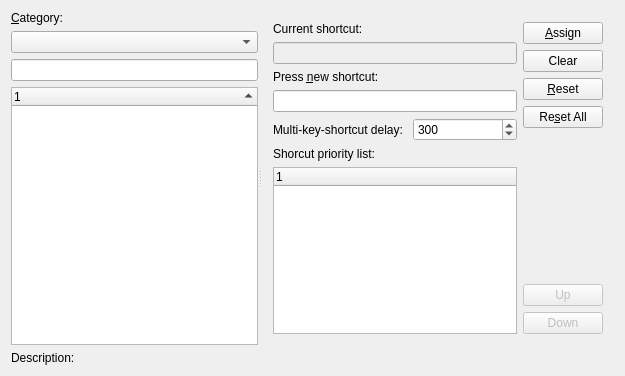
<?xml version="1.0" encoding="UTF-8"?>
<ui version="4.0">
 <class>Gui::Dialog::DlgCustomKeyboard</class>
 <widget class="QWidget" name="Gui::Dialog::DlgCustomKeyboard">
  <property name="geometry">
   <rect>
    <x>0</x>
    <y>0</y>
    <width>625</width>
    <height>376</height>
   </rect>
  </property>
  <property name="windowTitle">
   <string>Keyboard</string>
  </property>
  <layout class="QVBoxLayout" name="verticalLayout" stretch="1,0">
   <item>
    <widget class="QSplitter" name="splitter">
     <property name="orientation">
      <enum>Qt::Horizontal</enum>
     </property>
     <widget class="QWidget" name="layoutWidget">
      <layout class="QVBoxLayout">
       <property name="spacing">
        <number>6</number>
       </property>
       <property name="leftMargin">
        <number>0</number>
       </property>
       <property name="topMargin">
        <number>0</number>
       </property>
       <property name="rightMargin">
        <number>0</number>
       </property>
       <property name="bottomMargin">
        <number>0</number>
       </property>
       <item>
        <widget class="QLabel" name="TextLabelCategory">
         <property name="text">
          <string>&amp;Category:</string>
         </property>
         <property name="buddy">
          <cstring>categoryBox</cstring>
         </property>
        </widget>
       </item>
       <item>
        <widget class="QComboBox" name="categoryBox"/>
       </item>
       <item>
        <widget class="QLineEdit" name="editCommand"/>
       </item>
       <item>
        <widget class="QTreeWidget" name="commandTreeWidget">
         <property name="minimumSize">
          <size>
           <width>220</width>
           <height>0</height>
          </size>
         </property>
         <property name="rootIsDecorated">
          <bool>false</bool>
         </property>
         <property name="sortingEnabled">
          <bool>true</bool>
         </property>
         <column>
          <property name="text">
           <string notr="true">1</string>
          </property>
         </column>
        </widget>
       </item>
      </layout>
     </widget>
     <widget class="QWidget" name="horizontalLayoutWidget">
      <layout class="QHBoxLayout" name="horizontalLayout">
       <item>
        <layout class="QVBoxLayout">
         <property name="spacing">
          <number>6</number>
         </property>
         <property name="leftMargin">
          <number>0</number>
         </property>
         <property name="topMargin">
          <number>0</number>
         </property>
         <property name="rightMargin">
          <number>0</number>
         </property>
         <property name="bottomMargin">
          <number>0</number>
         </property>
         <item>
          <widget class="QLabel" name="textLabelShortcut">
           <property name="text">
            <string>Current shortcut:</string>
           </property>
          </widget>
         </item>
         <item>
          <widget class="Gui::AccelLineEdit" name="accelLineEditShortcut">
           <property name="enabled">
            <bool>false</bool>
           </property>
          </widget>
         </item>
         <item>
          <widget class="QLabel" name="textLabelNewShortcut">
           <property name="text">
            <string>Press &amp;new shortcut:</string>
           </property>
           <property name="buddy">
            <cstring>editShortcut</cstring>
           </property>
          </widget>
         </item>
         <item>
          <widget class="Gui::AccelLineEdit" name="editShortcut"/>
         </item>
         <item>
          <layout class="QHBoxLayout" name="horizontalLayout_3">
           <item>
            <widget class="QLabel" name="label">
             <property name="text">
              <string>Multi-key-shortcut delay: </string>
             </property>
            </widget>
           </item>
           <item>
            <widget class="Gui::PrefSpinBox" name="shortcutTimeout">
             <property name="minimumSize">
              <size>
               <width>50</width>
               <height>0</height>
              </size>
             </property>
             <property name="toolTip">
              <string>Time delay in miliseconds to disambiguate multi-key sequence shortcuts.
For example, pressing 'F' twice in less than the time delay setting here will
be treated as shorctcut key sequence 'F, F'.</string>
             </property>
             <property name="maximum">
              <number>10000</number>
             </property>
             <property name="singleStep">
              <number>100</number>
             </property>
             <property name="value">
              <number>300</number>
             </property>
             <property name="prefPath" stdset="0">
              <cstring>Shortcut/Settings</cstring>
             </property>
             <property name="prefEntry" stdset="0">
              <cstring>ShortcutTimeout</cstring>
             </property>
            </widget>
           </item>
          </layout>
         </item>
         <item>
          <widget class="QLabel" name="textLabelAssigned">
           <property name="toolTip">
            <string>This list shows commands having the same shortcut in the priority from hight
to low. If more than one command with the same shortcut are active at the
same time. The one with the highest prioirty will be triggered.</string>
           </property>
           <property name="text">
            <string>Shorcut priority list:</string>
           </property>
          </widget>
         </item>
         <item>
          <widget class="QTreeWidget" name="assignedTreeWidget">
           <property name="minimumSize">
            <size>
             <width>220</width>
             <height>0</height>
            </size>
           </property>
           <property name="alternatingRowColors">
            <bool>true</bool>
           </property>
           <property name="rootIsDecorated">
            <bool>false</bool>
           </property>
           <column>
            <property name="text">
             <string notr="true">1</string>
            </property>
           </column>
          </widget>
         </item>
        </layout>
       </item>
       <item>
        <layout class="QVBoxLayout">
         <property name="spacing">
          <number>6</number>
         </property>
         <property name="leftMargin">
          <number>0</number>
         </property>
         <property name="topMargin">
          <number>0</number>
         </property>
         <property name="rightMargin">
          <number>0</number>
         </property>
         <property name="bottomMargin">
          <number>0</number>
         </property>
         <item>
          <widget class="QPushButton" name="buttonAssign">
           <property name="text">
            <string>&amp;Assign</string>
           </property>
           <property name="shortcut">
            <string>Alt+A</string>
           </property>
          </widget>
         </item>
         <item>
          <widget class="QPushButton" name="buttonClear">
           <property name="text">
            <string>Clear</string>
           </property>
          </widget>
         </item>
         <item>
          <widget class="QPushButton" name="buttonReset">
           <property name="text">
            <string>&amp;Reset</string>
           </property>
           <property name="shortcut">
            <string>Alt+R</string>
           </property>
          </widget>
         </item>
         <item>
          <widget class="QPushButton" name="buttonResetAll">
           <property name="text">
            <string>Re&amp;set All</string>
           </property>
           <property name="shortcut">
            <string>Alt+S</string>
           </property>
          </widget>
         </item>
         <item>
          <spacer>
           <property name="orientation">
            <enum>Qt::Vertical</enum>
           </property>
           <property name="sizeType">
            <enum>QSizePolicy::Expanding</enum>
           </property>
           <property name="sizeHint" stdset="0">
            <size>
             <width>41</width>
             <height>150</height>
            </size>
           </property>
          </spacer>
         </item>
         <item>
          <widget class="QPushButton" name="buttonUp">
           <property name="enabled">
            <bool>false</bool>
           </property>
           <property name="text">
            <string>Up</string>
           </property>
          </widget>
         </item>
         <item>
          <widget class="QPushButton" name="buttonDown">
           <property name="enabled">
            <bool>false</bool>
           </property>
           <property name="text">
            <string>Down</string>
           </property>
          </widget>
         </item>
        </layout>
       </item>
      </layout>
     </widget>
    </widget>
   </item>
   <item>
    <layout class="QHBoxLayout" name="horizontalLayout_2">
     <property name="sizeConstraint">
      <enum>QLayout::SetDefaultConstraint</enum>
     </property>
     <item>
      <widget class="QLabel" name="texLabel">
       <property name="sizePolicy">
        <sizepolicy hsizetype="Fixed" vsizetype="Fixed">
         <horstretch>0</horstretch>
         <verstretch>0</verstretch>
        </sizepolicy>
       </property>
       <property name="text">
        <string>Description:</string>
       </property>
      </widget>
     </item>
     <item>
      <widget class="QLabel" name="textLabelDescription">
       <property name="sizePolicy">
        <sizepolicy hsizetype="Preferred" vsizetype="Fixed">
         <horstretch>0</horstretch>
         <verstretch>0</verstretch>
        </sizepolicy>
       </property>
       <property name="text">
        <string/>
       </property>
      </widget>
     </item>
    </layout>
   </item>
  </layout>
 </widget>
 <layoutdefault spacing="6" margin="11"/>
 <customwidgets>
  <customwidget>
   <class>Gui::AccelLineEdit</class>
   <extends>QLineEdit</extends>
   <header>Gui/Widgets.h</header>
  </customwidget>
  <customwidget>
   <class>Gui::PrefSpinBox</class>
   <extends>QSpinBox</extends>
   <header>Gui/PrefWidgets.h</header>
  </customwidget>
 </customwidgets>
 <tabstops>
  <tabstop>categoryBox</tabstop>
  <tabstop>editCommand</tabstop>
  <tabstop>commandTreeWidget</tabstop>
  <tabstop>accelLineEditShortcut</tabstop>
  <tabstop>editShortcut</tabstop>
  <tabstop>assignedTreeWidget</tabstop>
  <tabstop>buttonAssign</tabstop>
  <tabstop>buttonClear</tabstop>
  <tabstop>buttonReset</tabstop>
  <tabstop>buttonResetAll</tabstop>
 </tabstops>
 <resources/>
 <connections/>
</ui>
